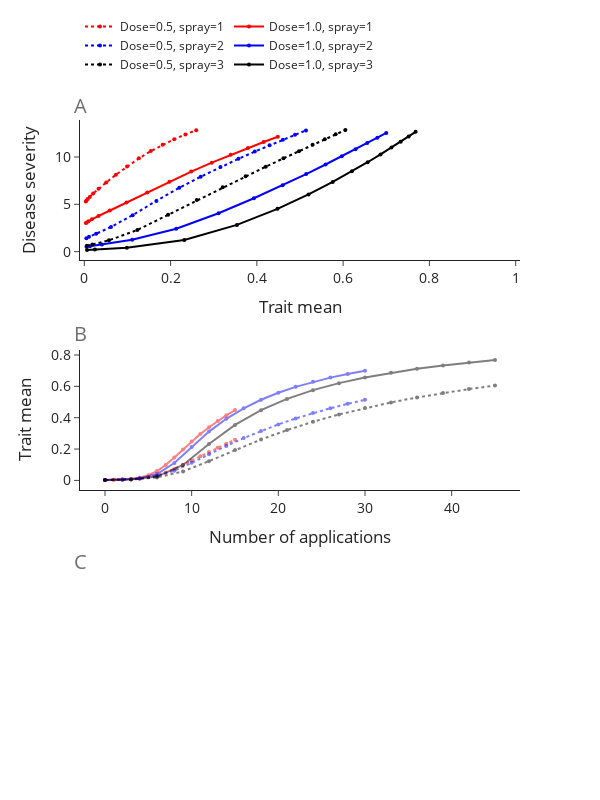

The cell this chart's notebook holds for it:
### Code cell
f = fig1(df_use)

f.show()

### Figure 1 — Plotly figure (JSON) as saved in the notebook; plotly's stock layout.template omitted (floating-point values rounded to 4 significant figures)
{"data": [{"line": {"color": "red", "dash": "dot"}, "marker": {"color": "red", "size": 4}, "mode": "lines+markers", "name": "Dose=0.5, spray=1", "type": "scatter", "x": [0.002553, 0.003468, 0.005046, 0.007799, 0.01256, 0.02053, 0.03299, 0.05071, 0.07326, 0.0991, 0.1265, 0.1542, 0.1816, 0.2083, 0.2343, 0.2594], "xaxis": "x", "y": [null, 5.301, 5.402, 5.554, 5.786, 6.133, 6.634, 7.306, 8.122, 9.002, 9.855, 10.62, 11.29, 11.87, 12.38, 12.84], "yaxis": "y"}, {"line": {"color": "red", "dash": "dot"}, "marker": {"color": "red", "size": 4}, "mode": "lines+markers", "name": "Dose=0.5, spray=1", "opacity": 0.5, "showlegend": false, "type": "scatter", "x": [0, 1, 2, 3, 4, 5, 6, 7, 8, 9, 10, 11, 12, 13, 14, 15], "xaxis": "x2", "y": [0.002553, 0.003468, 0.005046, 0.007799, 0.01256, 0.02053, 0.03299, 0.05071, 0.07326, 0.0991, 0.1265, 0.1542, 0.1816, 0.2083, 0.2343, 0.2594], "yaxis": "y2"}, {"line": {"color": "red", "dash": "solid"}, "marker": {"color": "red", "size": 4}, "mode": "lines+markers", "name": "Dose=1.0, spray=1", "type": "scatter", "x": [0.002553, 0.003615, 0.005642, 0.009648, 0.01761, 0.03285, 0.05918, 0.09802, 0.146, 0.1974, 0.2479, 0.2954, 0.3393, 0.3794, 0.4157, 0.4486], "xaxis": "x", "y": [null, 3.012, 3.086, 3.208, 3.415, 3.766, 4.339, 5.184, 6.252, 7.39, 8.459, 9.405, 10.23, 10.95, 11.58, 12.14], "yaxis": "y"}, {"line": {"color": "red", "dash": "solid"}, "marker": {"color": "red", "size": 4}, "mode": "lines+markers", "name": "Dose=1.0, spray=1", "opacity": 0.5, "showlegend": false, "type": "scatter", "x": [0, 1, 2, 3, 4, 5, 6, 7, 8, 9, 10, 11, 12, 13, 14, 15], "xaxis": "x2", "y": [0.002553, 0.003615, 0.005642, 0.009648, 0.01761, 0.03285, 0.05918, 0.09802, 0.146, 0.1974, 0.2479, 0.2954, 0.3393, 0.3794, 0.4157, 0.4486], "yaxis": "y2"}, {"line": {"color": "blue", "dash": "dot"}, "marker": {"color": "blue", "size": 4}, "mode": "lines+markers", "name": "Dose=0.5, spray=2", "type": "scatter", "x": [0.002553, 0.004739, 0.01089, 0.02732, 0.06182, 0.1121, 0.167, 0.2202, 0.2699, 0.3157, 0.3574, 0.3952, 0.4294, 0.4604, 0.4884, 0.5139], "xaxis": "x", "y": [null, 1.421, 1.561, 1.889, 2.609, 3.856, 5.36, 6.744, 7.921, 8.93, 9.805, 10.57, 11.24, 11.83, 12.35, 12.81], "yaxis": "y"}, {"line": {"color": "blue", "dash": "dot"}, "marker": {"color": "blue", "size": 4}, "mode": "lines+markers", "name": "Dose=0.5, spray=2", "opacity": 0.5, "showlegend": false, "type": "scatter", "x": [0, 2, 4, 6, 8, 10, 12, 14, 16, 18, 20, 22, 24, 26, 28, 30], "xaxis": "x2", "y": [0.002553, 0.004739, 0.01089, 0.02732, 0.06182, 0.1121, 0.167, 0.2202, 0.2699, 0.3157, 0.3574, 0.3952, 0.4294, 0.4604, 0.4884, 0.5139], "yaxis": "y2"}, {"line": {"color": "blue", "dash": "solid"}, "marker": {"color": "blue", "size": 4}, "mode": "lines+markers", "name": "Dose=1.0, spray=2", "type": "scatter", "x": [0.002553, 0.004958, 0.01303, 0.04066, 0.1109, 0.2132, 0.3112, 0.3931, 0.4598, 0.5143, 0.5593, 0.5968, 0.6286, 0.6558, 0.6794, 0.6999], "xaxis": "x", "y": [null, 0.5221, 0.581, 0.7489, 1.252, 2.424, 4.061, 5.644, 7.02, 8.199, 9.206, 10.07, 10.82, 11.47, 12.04, 12.54], "yaxis": "y"}, {"line": {"color": "blue", "dash": "solid"}, "marker": {"color": "blue", "size": 4}, "mode": "lines+markers", "name": "Dose=1.0, spray=2", "opacity": 0.5, "showlegend": false, "type": "scatter", "x": [0, 2, 4, 6, 8, 10, 12, 14, 16, 18, 20, 22, 24, 26, 28, 30], "xaxis": "x2", "y": [0.002553, 0.004958, 0.01303, 0.04066, 0.1109, 0.2132, 0.3112, 0.3931, 0.4598, 0.5143, 0.5593, 0.5968, 0.6286, 0.6558, 0.6794, 0.6999], "yaxis": "y2"}, {"line": {"color": "black", "dash": "dot"}, "marker": {"color": "black", "size": 4}, "mode": "lines+markers", "name": "Dose=0.5, spray=3", "type": "scatter", "x": [0.002553, 0.005941, 0.01879, 0.05716, 0.1229, 0.1943, 0.2609, 0.3209, 0.374, 0.4206, 0.4616, 0.4975, 0.5293, 0.5575, 0.5826, 0.6052], "xaxis": "x", "y": [null, 0.6177, 0.7562, 1.191, 2.287, 3.897, 5.446, 6.793, 7.963, 8.976, 9.855, 10.62, 11.29, 11.87, 12.39, 12.85], "yaxis": "y"}, {"line": {"color": "black", "dash": "dot"}, "marker": {"color": "black", "size": 4}, "mode": "lines+markers", "name": "Dose=0.5, spray=3", "opacity": 0.5, "showlegend": false, "type": "scatter", "x": [0, 3, 6, 9, 12, 15, 18, 21, 24, 27, 30, 33, 36, 39, 42, 45], "xaxis": "x2", "y": [0.002553, 0.005941, 0.01879, 0.05716, 0.1229, 0.1943, 0.2609, 0.3209, 0.374, 0.4206, 0.4616, 0.4975, 0.5293, 0.5575, 0.5826, 0.6052], "yaxis": "y2"}, {"line": {"color": "black", "dash": "solid"}, "marker": {"color": "black", "size": 4}, "mode": "lines+markers", "name": "Dose=1.0, spray=3", "type": "scatter", "x": [0.002553, 0.006275, 0.02453, 0.09846, 0.2318, 0.3538, 0.4478, 0.5198, 0.5758, 0.6205, 0.6567, 0.6867, 0.712, 0.7334, 0.752, 0.7681], "xaxis": "x", "y": [null, 0.1724, 0.2166, 0.4156, 1.227, 2.826, 4.524, 6.046, 7.36, 8.483, 9.446, 10.27, 10.99, 11.62, 12.17, 12.66], "yaxis": "y"}, {"line": {"color": "black", "dash": "solid"}, "marker": {"color": "black", "size": 4}, "mode": "lines+markers", "name": "Dose=1.0, spray=3", "opacity": 0.5, "showlegend": false, "type": "scatter", "x": [0, 3, 6, 9, 12, 15, 18, 21, 24, 27, 30, 33, 36, 39, 42, 45], "xaxis": "x2", "y": [0.002553, 0.006275, 0.02453, 0.09846, 0.2318, 0.3538, 0.4478, 0.5198, 0.5758, 0.6205, 0.6567, 0.6867, 0.712, 0.7334, 0.752, 0.7681], "yaxis": "y2"}], "layout": {"annotations": [{"font": {"color": "rgb(110,110,110)", "size": 20}, "showarrow": false, "text": "A", "x": 0, "xanchor": "center", "xref": "paper", "y": 1.05, "yanchor": "top", "yref": "paper"}, {"font": {"color": "rgb(110,110,110)", "size": 20}, "showarrow": false, "text": "B", "x": 0, "xanchor": "center", "xref": "paper", "y": 0.67, "yanchor": "top", "yref": "paper"}, {"font": {"color": "rgb(110,110,110)", "size": 20}, "showarrow": false, "text": "C", "x": 0, "xanchor": "center", "xref": "paper", "y": 0.29, "yanchor": "top", "yref": "paper"}], "font": {"size": 14}, "height": 800, "legend": {"font": {"size": 12}, "orientation": "h", "x": 0, "y": 1.18}, "showlegend": true, "width": 600, "xaxis": {"anchor": "y", "domain": [0, 1], "range": [-0.01, 1.01], "showgrid": false, "title": {"text": "Trait mean"}, "type": "linear"}, "xaxis2": {"anchor": "y2", "autorange": true, "domain": [0, 1], "range": [-2.885, 47.88], "showgrid": false, "title": {"text": "Number of applications"}, "type": "linear"}, "xaxis3": {"anchor": "y3", "domain": [0, 1], "showgrid": false, "title": {"text": "Trait variance"}}, "yaxis": {"anchor": "x", "autorange": true, "domain": [0.7667, 1.0], "range": [-0.8843, 13.91], "showgrid": false, "title": {"text": "Disease severity"}, "type": "linear"}, "yaxis2": {"anchor": "x2", "autorange": true, "domain": [0.3833, 0.6167], "range": [-0.06124, 0.8319], "showgrid": false, "title": {"text": "Trait mean"}, "type": "linear"}, "yaxis3": {"anchor": "x3", "domain": [0, 0.2333], "showgrid": false, "title": {"text": "Change in trait mean"}}}}
